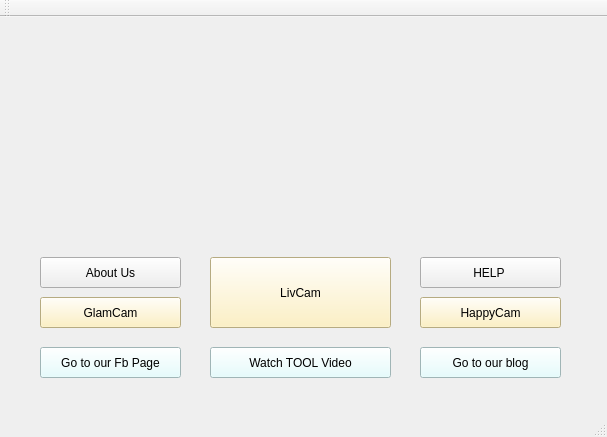
<?xml version="1.0" encoding="UTF-8"?>
<ui version="4.0">
 <class>MainWindow</class>
 <widget class="QMainWindow" name="MainWindow">
  <property name="geometry">
   <rect>
    <x>0</x>
    <y>0</y>
    <width>607</width>
    <height>437</height>
   </rect>
  </property>
  <property name="windowTitle">
   <string>SmartCam V1.0</string>
  </property>
  <widget class="QWidget" name="centralWidget">
   <widget class="QPushButton" name="pushButton">
    <property name="geometry">
     <rect>
      <x>40</x>
      <y>280</y>
      <width>141</width>
      <height>31</height>
     </rect>
    </property>
    <property name="toolTip">
     <string>Face Detection</string>
    </property>
    <property name="autoFillBackground">
     <bool>false</bool>
    </property>
    <property name="styleSheet">
     <string notr="true">background-color: rgb(255, 239, 180);</string>
    </property>
    <property name="text">
     <string>GlamCam</string>
    </property>
    <property name="flat">
     <bool>false</bool>
    </property>
   </widget>
   <widget class="QPushButton" name="pushButton_2">
    <property name="geometry">
     <rect>
      <x>210</x>
      <y>240</y>
      <width>181</width>
      <height>71</height>
     </rect>
    </property>
    <property name="toolTip">
     <string>Gesture Recognition</string>
    </property>
    <property name="autoFillBackground">
     <bool>false</bool>
    </property>
    <property name="styleSheet">
     <string notr="true">background-color: rgb(255, 239, 180);</string>
    </property>
    <property name="text">
     <string>LivCam</string>
    </property>
    <property name="flat">
     <bool>false</bool>
    </property>
   </widget>
   <widget class="QPushButton" name="pushButton_3">
    <property name="geometry">
     <rect>
      <x>420</x>
      <y>280</y>
      <width>141</width>
      <height>31</height>
     </rect>
    </property>
    <property name="toolTip">
     <string>Motion detection</string>
    </property>
    <property name="autoFillBackground">
     <bool>false</bool>
    </property>
    <property name="styleSheet">
     <string notr="true">background-color: rgb(255, 239, 180);</string>
    </property>
    <property name="text">
     <string>HappyCam</string>
    </property>
    <property name="flat">
     <bool>false</bool>
    </property>
   </widget>
   <widget class="QPushButton" name="pushButton_4">
    <property name="geometry">
     <rect>
      <x>40</x>
      <y>330</y>
      <width>141</width>
      <height>31</height>
     </rect>
    </property>
    <property name="styleSheet">
     <string notr="true">background-color: rgb(224, 254, 255);</string>
    </property>
    <property name="text">
     <string>Go to our Fb Page</string>
    </property>
   </widget>
   <widget class="QPushButton" name="pushButton_5">
    <property name="geometry">
     <rect>
      <x>420</x>
      <y>330</y>
      <width>141</width>
      <height>31</height>
     </rect>
    </property>
    <property name="styleSheet">
     <string notr="true">background-color: rgb(224, 254, 255);</string>
    </property>
    <property name="text">
     <string>Go to our blog</string>
    </property>
   </widget>
   <widget class="QPushButton" name="pushButton_6">
    <property name="geometry">
     <rect>
      <x>420</x>
      <y>240</y>
      <width>141</width>
      <height>31</height>
     </rect>
    </property>
    <property name="styleSheet">
     <string notr="true">border-color: qlineargradient(spread:pad, x1:0, y1:0, x2:1, y2:0, stop:0 rgba(255, 178, 102, 255), stop:0.55 rgba(235, 148, 61, 255), stop:0.98 rgba(0, 0, 0, 255), stop:1 rgba(0, 0, 0, 0));</string>
    </property>
    <property name="text">
     <string>HELP </string>
    </property>
   </widget>
   <widget class="QPushButton" name="pushButton_7">
    <property name="geometry">
     <rect>
      <x>40</x>
      <y>240</y>
      <width>141</width>
      <height>31</height>
     </rect>
    </property>
    <property name="styleSheet">
     <string notr="true">border-color: qlineargradient(spread:pad, x1:0, y1:0, x2:1, y2:0, stop:0 rgba(255, 178, 102, 255), stop:0.55 rgba(235, 148, 61, 255), stop:0.98 rgba(0, 0, 0, 255), stop:1 rgba(0, 0, 0, 0));</string>
    </property>
    <property name="text">
     <string>About Us</string>
    </property>
   </widget>
   <widget class="QPushButton" name="pushButton_8">
    <property name="geometry">
     <rect>
      <x>210</x>
      <y>330</y>
      <width>181</width>
      <height>31</height>
     </rect>
    </property>
    <property name="styleSheet">
     <string notr="true">background-color: rgb(224, 254, 255);</string>
    </property>
    <property name="text">
     <string>Watch TOOL Video</string>
    </property>
   </widget>
   <widget class="QLabel" name="label">
    <property name="geometry">
     <rect>
      <x>430</x>
      <y>70</y>
      <width>141</width>
      <height>181</height>
     </rect>
    </property>
    <property name="text">
     <string/>
    </property>
    <property name="pixmap">
     <pixmap resource="Pics.qrc">:/new/prefix1/Questionmark.png</pixmap>
    </property>
   </widget>
  </widget>
  <widget class="QMenuBar" name="menuBar">
   <property name="geometry">
    <rect>
     <x>0</x>
     <y>0</y>
     <width>607</width>
     <height>25</height>
    </rect>
   </property>
  </widget>
  <widget class="QToolBar" name="mainToolBar">
   <attribute name="toolBarArea">
    <enum>TopToolBarArea</enum>
   </attribute>
   <attribute name="toolBarBreak">
    <bool>false</bool>
   </attribute>
  </widget>
  <widget class="QStatusBar" name="statusBar"/>
 </widget>
 <layoutdefault spacing="6" margin="11"/>
 <resources>
  <include location="Pics.qrc"/>
 </resources>
 <connections/>
</ui>
